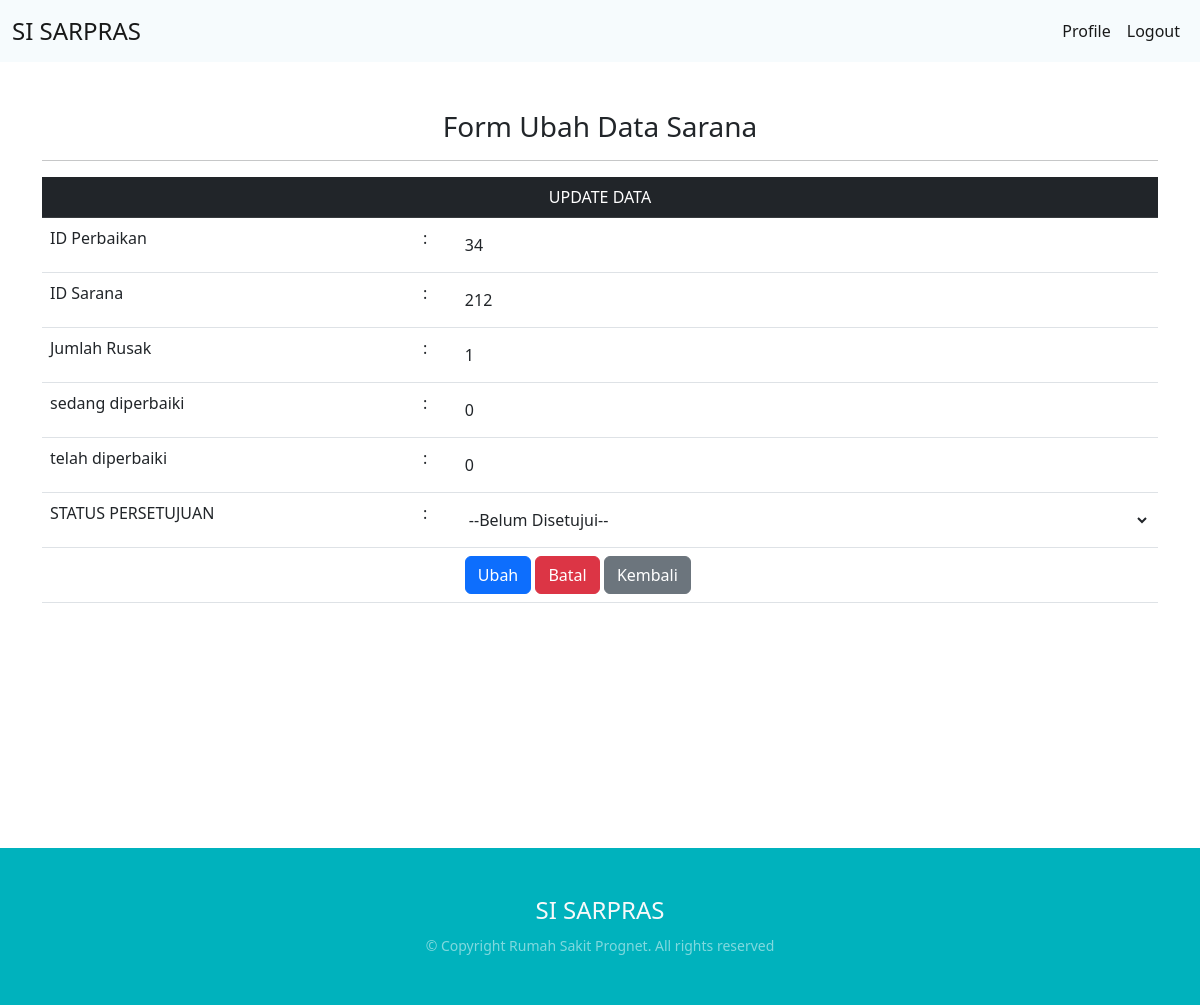
Page /kabidsarpras/edit_status.php?id_perbaikan=34 (signed in) on the committed database.
### tables this page shows
CREATE TABLE `tb_perbaikan` (
  `id_perbaikan` int(4) NOT NULL AUTO_INCREMENT,
  `id_sarana` int(4) DEFAULT NULL,
  `jumlah_rusak` int(11) DEFAULT NULL,
  `sedang_diperbaiki` int(4) DEFAULT NULL,
  `telah_diperbaiki` int(4) DEFAULT NULL,
  `status_setuju` text DEFAULT NULL,
  PRIMARY KEY (`id_perbaikan`)
);

### kabidsarpras/edit_status.php (the view, shortened to what this page needs)
<?php
include '../layout/header.php';
?>
<div class="container mt-5">
    <div class="header">
        <h3 align="center"> Form Ubah Data Sarana</h3>
        <hr>
    </div>
    <?php
    $conn = mysqli_connect("localhost", "root", "", "db_sarprass");
    $id_perbaikan = $_GET["id_perbaikan"];
    $row = mysqli_query($conn, "SELECT * FROM tb_perbaikan where id_perbaikan='$id_perbaikan'");
    while ($hasil = mysqli_fetch_array($row)) {
    ?>
        <form action="editstatus_rusak.php" method="post">
            <table class="table">
                <div class="mb-3">
                    <tr class="table-dark">
                        <td align="center" colspan=6>
                            UPDATE DATA
                        </td>
                    </tr>
                    <tr>
                        <td>ID Perbaikan</td>
                        <td>:</td>
                        <td>
                            <input class="form-control-plaintext" type="text" name="id_perbaikan" size=20 value="<?php echo $hasil['id_perbaikan'] ?>" readonly>
                        </td>
                    </tr>
                    <tr>
                        <td>ID Sarana</td>
                        <td>:</td>
                        <td>
                            <input class="form-control-plaintext" type="text" name="id_sarana" size=30 value="<?php echo $hasil['id_sarana'] ?>" readonly>
                        </td>
                    </tr>
                    <tr>
                        <td>Jumlah Rusak</td>
                        <td>:</td>
                        <td>
                            <input class="form-control-plaintext" type="text" name="jumlah_rusak" size=20 value="<?php echo $hasil['jumlah_rusak'] ?>" readonly>
                        </td>
                    </tr>
                    <tr>
                        <td>sedang diperbaiki</td>
                        <td>:</td>
                        <td>
                            <input class="form-control-plaintext" type="text" name="sedang_diperbaiki" size=20 value="<?php echo $hasil['sedang_diperbaiki'] ?>" readonly>
                        </td>
                    </tr>
                    <tr>
                        <td>telah diperbaiki</td>
                        <td>:</td>
                        <td>
                            <input class="form-control-plaintext" type="text" name="telah_diperbaiki" size=20 value="<?php echo $hasil['telah_diperbaiki'] ?>" readonly>
                        </td>
                    </tr>
                    <tr>
                        <td>
                            <label for="id_perbaikan">STATUS PERSETUJUAN</label>
                        </td>
                        <td>:</td>
                        <td>
                            <select class="form-control-plaintext" name="status_setuju">
                                <option value="belum disetujui">--Belum Disetujui--</option>
                            </select>
                        </td>
                    </tr>
                    <td></td>
                    <td></td>
                    <td>
                        <input class="btn btn-primary" type="submit" name="ubah" value="Ubah">
                        <input class="btn btn-danger" type="reset" name="batal" value="Batal">
                        <input class="btn btn-secondary" type="button" name="kembali" value="Kembali" onclick="self.history.back()">
                        <br>
                    </td>
            </table>
        </form>
    <?php
    }
    ?>
</div>
</body>
<?php
include '../layout/footer.php';
?>

### layout/styles.css (style rules this page uses)
body { background: white; font-family: 'Open Sans', sans-serif; }
.container { margin: 0 auto; }
.table { margin :0; }

### rows in the picture
tb_perbaikan: id_perbaikan "34", id_sarana "212", jumlah_rusak "1", sedang_diperbaiki "0", telah_diperbaiki "0"
